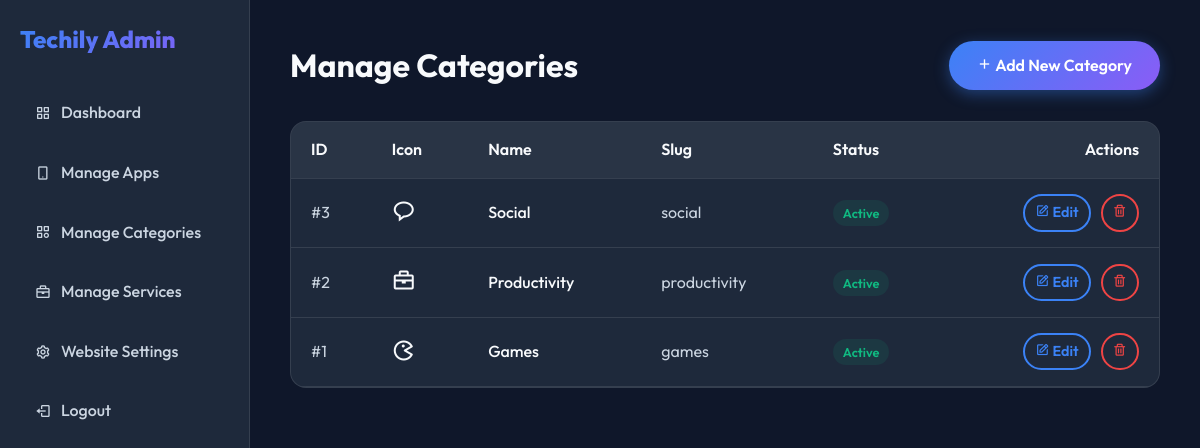
Screenshot of /admin/categories/index.php (signed in) with the database file from the repository.
### tables this page shows
CREATE TABLE IF NOT EXISTS app_categories (
    id INT AUTO_INCREMENT PRIMARY KEY,
    name VARCHAR(255) NOT NULL,
    slug VARCHAR(255) NOT NULL UNIQUE,
    description TEXT,
    icon VARCHAR(100),
    status ENUM('active', 'inactive') DEFAULT 'active'
);

### admin/categories/index.php (the view)
<?php
require_once __DIR__ . '/../includes/header.php';
$stmt = $pdo->query("SELECT * FROM app_categories ORDER BY id DESC");
$categories = $stmt->fetchAll();
?>
<div style="display: flex; justify-content: space-between; align-items: center; margin-bottom: 30px;">
    <h1 style="margin: 0;">Manage Categories</h1>
    <a href="<?= BASE_URL ?>admin/categories/create.php" class="btn btn-primary"><i class='bx bx-plus'></i> Add New Category</a>
</div>
<div class="app-card" style="padding: 0; overflow: hidden;">
    <table style="width: 100%; border-collapse: collapse;">
        <thead>
            <tr style="background: rgba(255, 255, 255, 0.05); border-bottom: 1px solid var(--glass-border); text-align: left;">
                <th style="padding: 15px 20px; font-weight: 600;">ID</th>
                <th style="padding: 15px 20px; font-weight: 600;">Icon</th>
                <th style="padding: 15px 20px; font-weight: 600;">Name</th>
                <th style="padding: 15px 20px; font-weight: 600;">Slug</th>
                <th style="padding: 15px 20px; font-weight: 600;">Status</th>
                <th style="padding: 15px 20px; font-weight: 600; text-align: right;">Actions</th>
            </tr>
        </thead>
        <tbody>
            <?php if (count($categories) > 0): ?>
                <?php foreach ($categories as $cat): ?>
                    <tr style="border-bottom: 1px solid var(--glass-border);">
                        <td style="padding: 15px 20px; color: var(--text-secondary);">#<?= $cat['id'] ?></td>
                        <td style="padding: 15px 20px; font-size: 1.5rem;"><i class='bx <?= htmlspecialchars($cat['icon']) ?>'></i></td>
                        <td style="padding: 15px 20px; font-weight: 500; color: var(--text-primary);"><?= htmlspecialchars($cat['name']) ?></td>
                        <td style="padding: 15px 20px; color: var(--text-secondary);"><?= htmlspecialchars($cat['slug']) ?></td>
                        <td style="padding: 15px 20px;">
                            <?php if ($cat['status'] === 'active'): ?>
                                <span style="background: rgba(16, 185, 129, 0.1); color: var(--success); padding: 5px 10px; border-radius: 20px; font-size: 0.8rem; font-weight: 600;">Active</span>
                            <?php else: ?>
                                <span style="background: rgba(107, 114, 128, 0.1); color: var(--text-secondary); padding: 5px 10px; border-radius: 20px; font-size: 0.8rem; font-weight: 600;">Inactive</span>
                            <?php endif; ?>
                        </td>
                        <td style="padding: 15px 20px; text-align: right;">
                            <div style="display: flex; justify-content: flex-end; gap: 10px;">
                                <a href="<?= BASE_URL ?>admin/categories/edit.php?id=<?= $cat['id'] ?>" class="btn btn-outline" style="padding: 5px 10px; font-size: 0.9rem;"><i class='bx bx-edit'></i> Edit</a>
                                <a href="<?= BASE_URL ?>admin/categories/delete.php?id=<?= $cat['id'] ?>" class="btn btn-outline" style="padding: 5px 10px; font-size: 0.9rem; color: var(--danger); border-color: var(--danger);" onclick="return confirm('Are you sure you want to delete this category?');"><i class='bx bx-trash'></i></a>
                            </div>
                        </td>
                    </tr>
                <?php endforeach; ?>
            <?php else: ?>
                <tr>
                    <td colspan="6" style="padding: 30px; text-align: center; color: var(--text-secondary);">No categories found.</td>
                </tr>
            <?php endif; ?>
        </tbody>
    </table>
</div>
<?php require_once __DIR__ . '/../includes/footer.php'; ?>

### assets/css/index.css (style rules this page uses)
:root { --bg-primary: #0f172a; --bg-secondary: #1e293b; --text-primary: #f8fafc; --text-secondary: #cbd5e1; --accent-primary: #3b82f6; --accent-secondary: #8b5cf6; --accent-gradient: linear-gradient(135deg, var(--accent-primary), var(--accent-secondary)); --success: #10b981; --warning: #f59e0b; --danger: #ef4444; --glass-bg: rgba(30, 41, 59, 0.7); --glass-border: rgba(255, 255, 255, 0.1); --glass-shadow: 0 8px 32px 0 rgba(0, 0, 0, 0.37); --font-main: 'Outfit', sans-serif; --container-width: 1200px; --border-radius: 16px; --transition-fast: 0.2s ease; --transition-normal: 0.3s ease; }
* { margin: 0; padding: 0; box-sizing: border-box; }
body { font-family: var(--font-main); background-color: var(--bg-primary); color: var(--text-primary); line-height: 1.6; transition: background-color var(--transition-normal), color var(--transition-normal); overflow-x: hidden; }
a { text-decoration: none; color: inherit; }
.btn { display: inline-block; padding: 12px 28px; border-radius: 30px; font-weight: 600; cursor: pointer; transition: all var(--transition-normal); border: none; outline: none; font-family: inherit; }
.btn-primary { background: var(--accent-gradient); color: white; box-shadow: 0 4px 15px rgba(59, 130, 246, 0.4); }
.btn-outline { background: transparent; border: 2px solid var(--accent-primary); color: var(--accent-primary); }
.app-card { background: var(--bg-secondary); border: 1px solid var(--glass-border); border-radius: var(--border-radius); padding: 25px; transition: transform var(--transition-normal), box-shadow var(--transition-normal); position: relative; overflow: hidden; display: flex; flex-direction: column; }

### rows the page displays
app_categories: id "3", name "Social", slug "social", status "Active"
app_categories: id "2", name "Productivity", slug "productivity", status "Active"
app_categories: id "1", name "Games", slug "games", status "Active"
